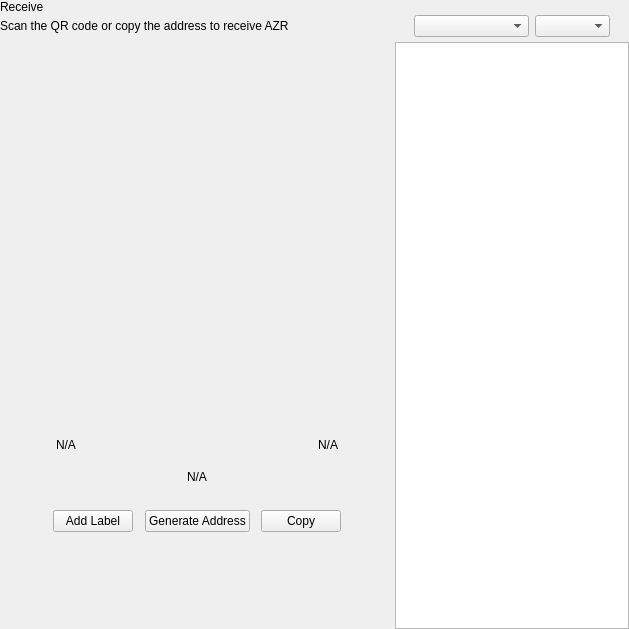
<?xml version="1.0" encoding="UTF-8"?>
<ui version="4.0">
 <class>ReceiveWidget</class>
 <widget class="QWidget" name="ReceiveWidget">
  <property name="geometry">
   <rect>
    <x>0</x>
    <y>0</y>
    <width>629</width>
    <height>629</height>
   </rect>
  </property>
  <property name="minimumSize">
   <size>
    <width>0</width>
    <height>0</height>
   </size>
  </property>
  <property name="windowTitle">
   <string>Form</string>
  </property>
  <layout class="QHBoxLayout" name="horizontalLayout_2" stretch="2,1">
   <property name="spacing">
    <number>0</number>
   </property>
   <property name="leftMargin">
    <number>0</number>
   </property>
   <property name="topMargin">
    <number>0</number>
   </property>
   <property name="rightMargin">
    <number>0</number>
   </property>
   <property name="bottomMargin">
    <number>0</number>
   </property>
   <item>
    <widget class="QWidget" name="left" native="true">
     <layout class="QVBoxLayout" name="verticalLayout_3">
      <property name="leftMargin">
       <number>0</number>
      </property>
      <property name="topMargin">
       <number>0</number>
      </property>
      <property name="rightMargin">
       <number>0</number>
      </property>
      <property name="bottomMargin">
       <number>0</number>
      </property>
      <item>
       <layout class="QVBoxLayout" name="verticalLayout_2">
        <property name="spacing">
         <number>0</number>
        </property>
        <property name="leftMargin">
         <number>0</number>
        </property>
        <item>
         <layout class="QHBoxLayout" name="horizontalLayout_3">
          <property name="spacing">
           <number>0</number>
          </property>
          <item>
           <layout class="QVBoxLayout" name="verticalLayout_4">
            <property name="spacing">
             <number>5</number>
            </property>
            <item>
             <widget class="QLabel" name="labelTitle">
              <property name="text">
               <string>Receive</string>
              </property>
             </widget>
            </item>
            <item alignment="Qt::AlignTop">
             <widget class="QLabel" name="labelSubtitle1">
              <property name="text">
               <string>Scan the QR code or copy the address to receive AZR</string>
              </property>
             </widget>
            </item>
           </layout>
          </item>
          <item>
           <spacer name="horizontalSpacer">
            <property name="orientation">
             <enum>Qt::Horizontal</enum>
            </property>
            <property name="sizeHint" stdset="0">
             <size>
              <width>40</width>
              <height>20</height>
             </size>
            </property>
           </spacer>
          </item>
         </layout>
        </item>
        <item>
         <spacer name="verticalSpacer_2">
          <property name="orientation">
           <enum>Qt::Vertical</enum>
          </property>
          <property name="sizeType">
           <enum>QSizePolicy::Expanding</enum>
          </property>
          <property name="sizeHint" stdset="0">
           <size>
            <width>20</width>
            <height>50</height>
           </size>
          </property>
         </spacer>
        </item>
        <item alignment="Qt::AlignHCenter">
         <widget class="QWidget" name="layoutQR" native="true">
          <property name="maximumSize">
           <size>
            <width>510</width>
            <height>16777215</height>
           </size>
          </property>
          <layout class="QVBoxLayout" name="verticalLayoutQr">
           <item>
            <spacer name="verticalSpacer11">
             <property name="orientation">
              <enum>Qt::Vertical</enum>
             </property>
             <property name="sizeType">
              <enum>QSizePolicy::Fixed</enum>
             </property>
             <property name="sizeHint" stdset="0">
              <size>
               <width>20</width>
               <height>20</height>
              </size>
             </property>
            </spacer>
           </item>
           <item alignment="Qt::AlignHCenter">
            <widget class="QLabel" name="labelQrImg">
             <property name="minimumSize">
              <size>
               <width>260</width>
               <height>260</height>
              </size>
             </property>
             <property name="maximumSize">
              <size>
               <width>260</width>
               <height>260</height>
              </size>
             </property>
             <property name="text">
              <string/>
             </property>
             <property name="alignment">
              <set>Qt::AlignCenter</set>
             </property>
            </widget>
           </item>
           <item>
            <spacer name="verticalSpacer_21">
             <property name="orientation">
              <enum>Qt::Vertical</enum>
             </property>
             <property name="sizeType">
              <enum>QSizePolicy::Fixed</enum>
             </property>
             <property name="sizeHint" stdset="0">
              <size>
               <width>20</width>
               <height>30</height>
              </size>
             </property>
            </spacer>
           </item>
           <item>
            <widget class="QWidget" name="widget" native="true">
             <property name="minimumSize">
              <size>
               <width>0</width>
               <height>0</height>
              </size>
             </property>
             <layout class="QHBoxLayout" name="horizontalLayout_5">
              <item>
               <widget class="QLabel" name="labelLabel">
                <property name="text">
                 <string notr="true">N/A</string>
                </property>
               </widget>
              </item>
              <item>
               <spacer name="horizontalSpacer_2">
                <property name="orientation">
                 <enum>Qt::Horizontal</enum>
                </property>
                <property name="sizeHint" stdset="0">
                 <size>
                  <width>141</width>
                  <height>20</height>
                 </size>
                </property>
               </spacer>
              </item>
              <item>
               <widget class="QLabel" name="labelDate">
                <property name="text">
                 <string notr="true">N/A</string>
                </property>
                <property name="alignment">
                 <set>Qt::AlignRight|Qt::AlignTrailing|Qt::AlignVCenter</set>
                </property>
               </widget>
              </item>
             </layout>
            </widget>
           </item>
           <item>
            <widget class="QLabel" name="labelAddress">
             <property name="sizePolicy">
              <sizepolicy hsizetype="Expanding" vsizetype="Preferred">
               <horstretch>0</horstretch>
               <verstretch>0</verstretch>
              </sizepolicy>
             </property>
             <property name="minimumSize">
              <size>
               <width>300</width>
               <height>0</height>
              </size>
             </property>
             <property name="text">
              <string notr="true">N/A</string>
             </property>
             <property name="alignment">
              <set>Qt::AlignCenter</set>
             </property>
            </widget>
           </item>
           <item>
            <spacer name="verticalSpacer_4">
             <property name="orientation">
              <enum>Qt::Vertical</enum>
             </property>
             <property name="sizeType">
              <enum>QSizePolicy::Fixed</enum>
             </property>
             <property name="sizeHint" stdset="0">
              <size>
               <width>20</width>
               <height>20</height>
              </size>
             </property>
            </spacer>
           </item>
           <item>
            <layout class="QHBoxLayout" name="horizontalLayout_4">
             <item alignment="Qt::AlignHCenter">
              <widget class="QPushButton" name="pushButtonLabel">
               <property name="focusPolicy">
                <enum>Qt::NoFocus</enum>
               </property>
               <property name="text">
                <string>Add Label</string>
               </property>
              </widget>
             </item>
             <item alignment="Qt::AlignHCenter">
              <widget class="QPushButton" name="pushButtonNewAddress">
               <property name="focusPolicy">
                <enum>Qt::NoFocus</enum>
               </property>
               <property name="text">
                <string>Generate Address</string>
               </property>
              </widget>
             </item>
             <item alignment="Qt::AlignHCenter">
              <widget class="QPushButton" name="pushButtonCopy">
               <property name="focusPolicy">
                <enum>Qt::NoFocus</enum>
               </property>
               <property name="text">
                <string>Copy</string>
               </property>
              </widget>
             </item>
            </layout>
           </item>
           <item>
            <spacer name="verticalSpacer_3">
             <property name="orientation">
              <enum>Qt::Vertical</enum>
             </property>
             <property name="sizeType">
              <enum>QSizePolicy::Expanding</enum>
             </property>
             <property name="sizeHint" stdset="0">
              <size>
               <width>20</width>
               <height>20</height>
              </size>
             </property>
            </spacer>
           </item>
          </layout>
         </widget>
        </item>
        <item>
         <spacer name="verticalSpacer">
          <property name="orientation">
           <enum>Qt::Vertical</enum>
          </property>
          <property name="sizeHint" stdset="0">
           <size>
            <width>20</width>
            <height>40</height>
           </size>
          </property>
         </spacer>
        </item>
       </layout>
      </item>
     </layout>
    </widget>
   </item>
   <item>
    <widget class="QWidget" name="right" native="true">
     <layout class="QVBoxLayout" name="verticalLayout_5">
      <property name="spacing">
       <number>0</number>
      </property>
      <property name="leftMargin">
       <number>1</number>
      </property>
      <property name="topMargin">
       <number>0</number>
      </property>
      <property name="rightMargin">
       <number>0</number>
      </property>
      <property name="bottomMargin">
       <number>0</number>
      </property>
      <item>
       <layout class="QVBoxLayout" name="container_right">
        <property name="spacing">
         <number>0</number>
        </property>
        <property name="leftMargin">
         <number>0</number>
        </property>
        <property name="rightMargin">
         <number>0</number>
        </property>
        <item>
         <layout class="QVBoxLayout" name="verticalLayout">
          <property name="spacing">
           <number>6</number>
          </property>
          <property name="leftMargin">
           <number>19</number>
          </property>
          <property name="rightMargin">
           <number>19</number>
          </property>
          <item>
           <widget class="OptionButton" name="btnRequest" native="true"/>
          </item>
          <item>
           <widget class="OptionButton" name="btnMyAddresses" native="true">
            <property name="sizePolicy">
             <sizepolicy hsizetype="Preferred" vsizetype="Minimum">
              <horstretch>0</horstretch>
              <verstretch>0</verstretch>
             </sizepolicy>
            </property>
           </widget>
          </item>
         </layout>
        </item>
        <item>
         <widget class="QWidget" name="sortWidget" native="true">
          <layout class="QHBoxLayout" name="horizontalLayout_6">
           <property name="leftMargin">
            <number>19</number>
           </property>
           <property name="rightMargin">
            <number>19</number>
           </property>
           <property name="bottomMargin">
            <number>5</number>
           </property>
           <item>
            <spacer name="horizontalSpacer_3">
             <property name="orientation">
              <enum>Qt::Horizontal</enum>
             </property>
             <property name="sizeHint" stdset="0">
              <size>
               <width>40</width>
               <height>20</height>
              </size>
             </property>
            </spacer>
           </item>
           <item>
            <widget class="QComboBox" name="comboBoxSort">
             <property name="sizePolicy">
              <sizepolicy hsizetype="Preferred" vsizetype="Fixed">
               <horstretch>0</horstretch>
               <verstretch>0</verstretch>
              </sizepolicy>
             </property>
             <property name="minimumSize">
              <size>
               <width>115</width>
               <height>0</height>
              </size>
             </property>
            </widget>
           </item>
           <item>
            <widget class="QComboBox" name="comboBoxSortOrder">
             <property name="sizePolicy">
              <sizepolicy hsizetype="Preferred" vsizetype="Fixed">
               <horstretch>0</horstretch>
               <verstretch>0</verstretch>
              </sizepolicy>
             </property>
             <property name="minimumSize">
              <size>
               <width>75</width>
               <height>0</height>
              </size>
             </property>
            </widget>
           </item>
          </layout>
         </widget>
        </item>
        <item>
         <widget class="QListView" name="listViewAddress"/>
        </item>
       </layout>
      </item>
     </layout>
    </widget>
   </item>
  </layout>
 </widget>
 <customwidgets>
  <customwidget>
   <class>OptionButton</class>
   <extends>QWidget</extends>
   <header>qt/aezora/optionbutton.h</header>
   <container>1</container>
  </customwidget>
 </customwidgets>
 <resources/>
 <connections/>
</ui>
